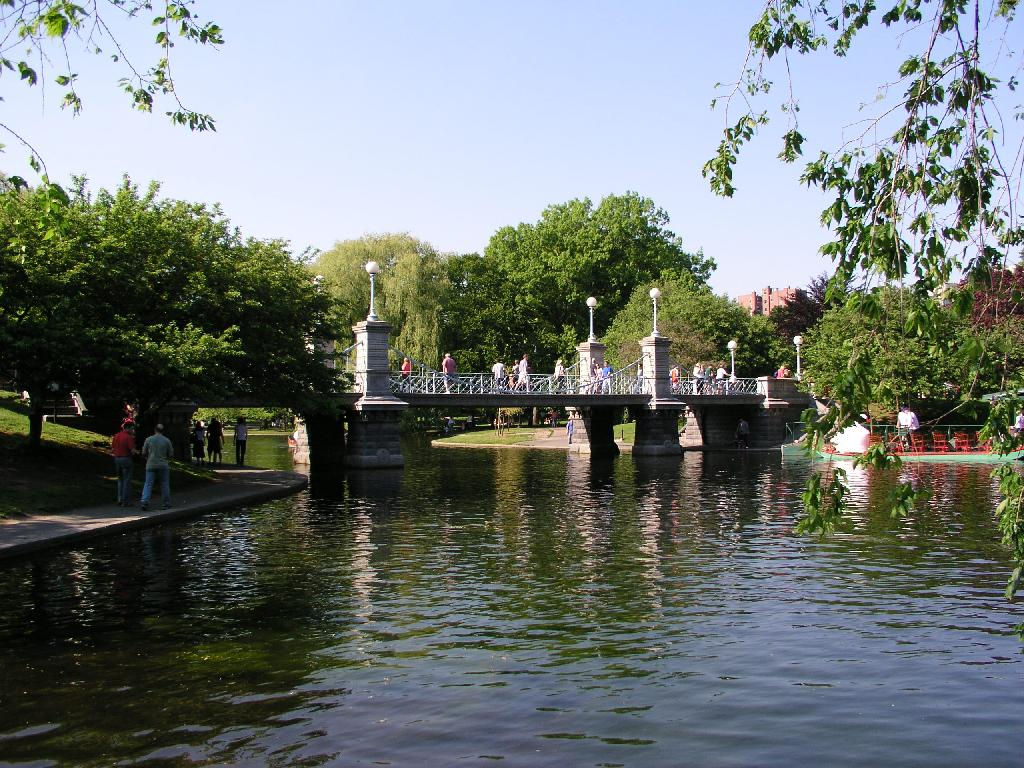
%> input picture tra_saliency_lib/JuddSaliency/sampleImage.jpeg, 1024 x 768 px
$ octave --eval "result = PFT(imread('../../tra_saliency_lib/JuddSaliency/sampleImage.jpeg'));"   (GNU Octave 9; MATLAB toolbox functions it lacks are replaced by stand-ins)
%> lines starting %> are read from the running program, lines starting %| are printed output that depends on the picture
function saliencyMap = PFT(inImg)

%% Read image from file
% inImg = im2double(rgb2gray(imread('yourImage.jpg')));
inImg = im2double(rgb2gray(inImg));
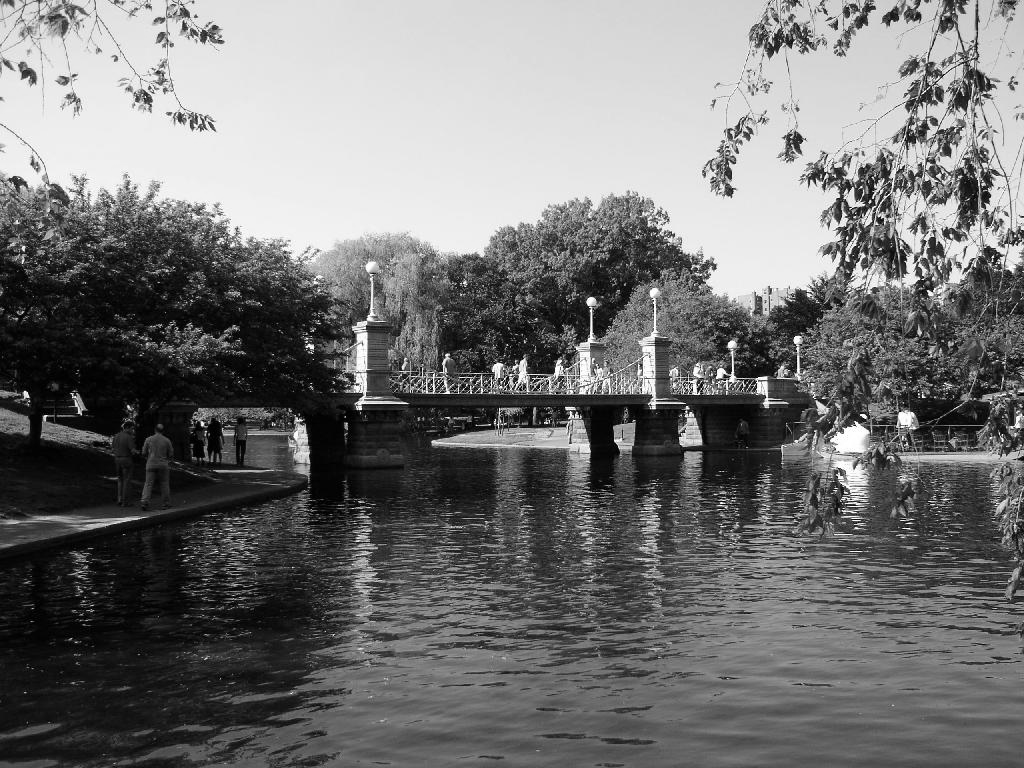
%> inImg: size 768x1024 double; min 0, max 1, mean 0.453
imgSize = size(inImg);
%> imgSize = [768 1024]
inImg = imresize(inImg, [64 64]);
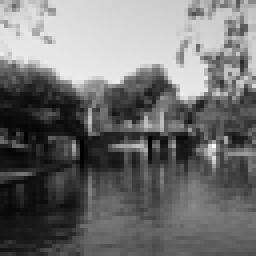
%> inImg: size 64x64 double (shown 4 times larger); min -0.00976, max 1.03, mean 0.453; drawn with min black and max white

%% Spectral Residual
myFFT = fft2(inImg);
myPhase = angle(myFFT);
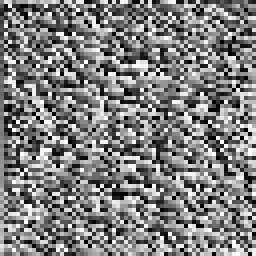
%> myPhase: size 64x64 double (shown 4 times larger); min -3.14, max 3.14, mean 0.000767; drawn with min black and max white
saliencyMap = abs(ifft2(exp(i*myPhase))).^2;
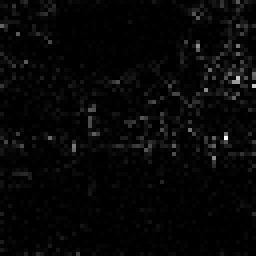
%> saliencyMap: size 64x64 double (shown 4 times larger); min 1.41e-12, max 0.00898, mean 0.000244; drawn with min black and max white

%% After Effect
saliencyMap = mat2gray(imresize(imfilter(saliencyMap, fspecial('gaussian', 8, 3)),imgSize));
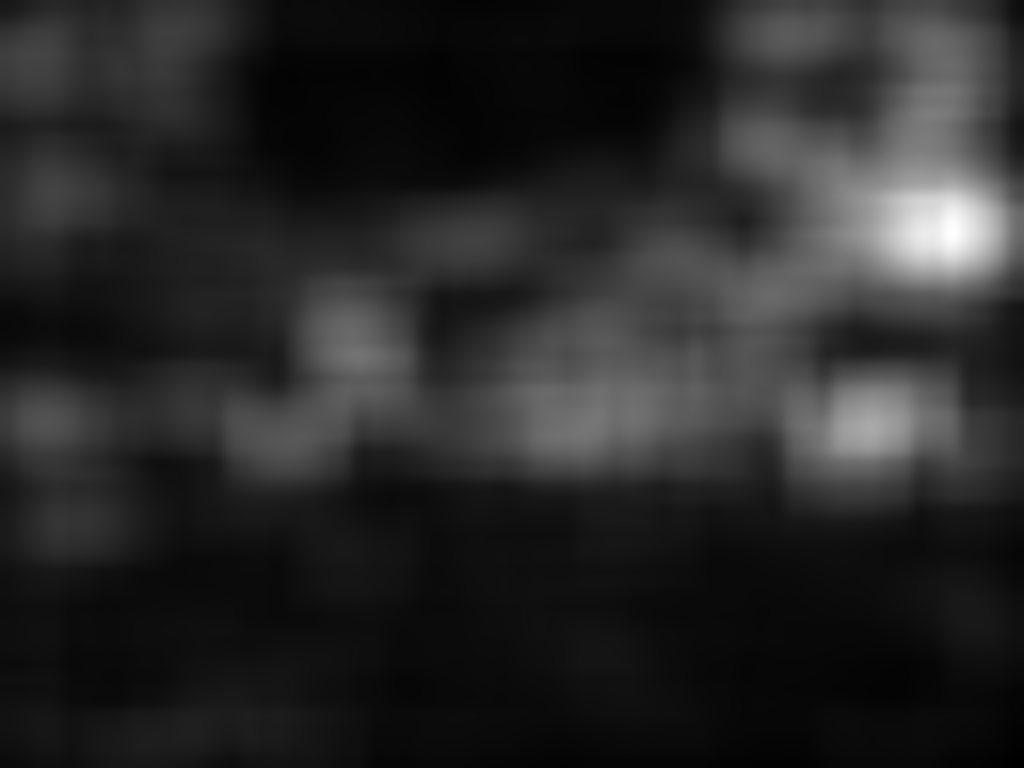
%> saliencyMap: size 768x1024 double; min 0, max 1, mean 0.159
% imshow(saliencyMap);
